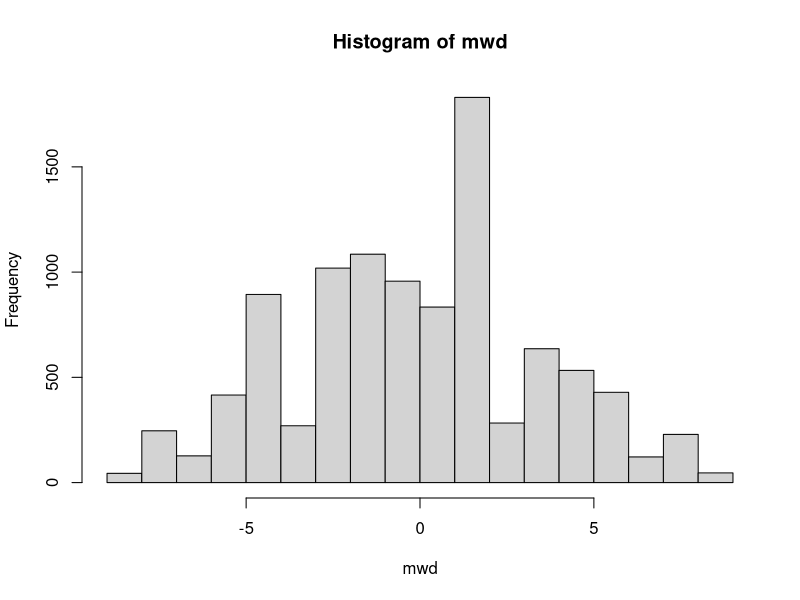

The R script that drew this image:
worms <- c(7, 10, 10, 16, 17, 1, 2, 2, 7, 10)
group <- c(rep("Control", 5), rep("Drug", 5))
DF <- data.frame(worms = worms, group = group)
DF
rm(worms, group)
DF
library(tidyverse)
DF |> 
  group_by(group) |> 
  summarize(M = mean(worms))

tapply(DF$worms, DF$group, mean)
(-diff(tapply(DF$worms, DF$group, mean)) -> obs_diff) 
# Do repeatedly 
-diff(tapply(DF$worms, sample(DF$group), mean))


B <- 10^4
mwd <- numeric(B)
for(i in 1:B){
  mwd[i] <- -diff(tapply(DF$worms, sample(DF$group), mean))
}

hist(mwd)
(pv <- mean(mwd >= 7.6))
sum(mwd >= 7.6)
(pv <- sum(mwd >= 7.6)/B)
